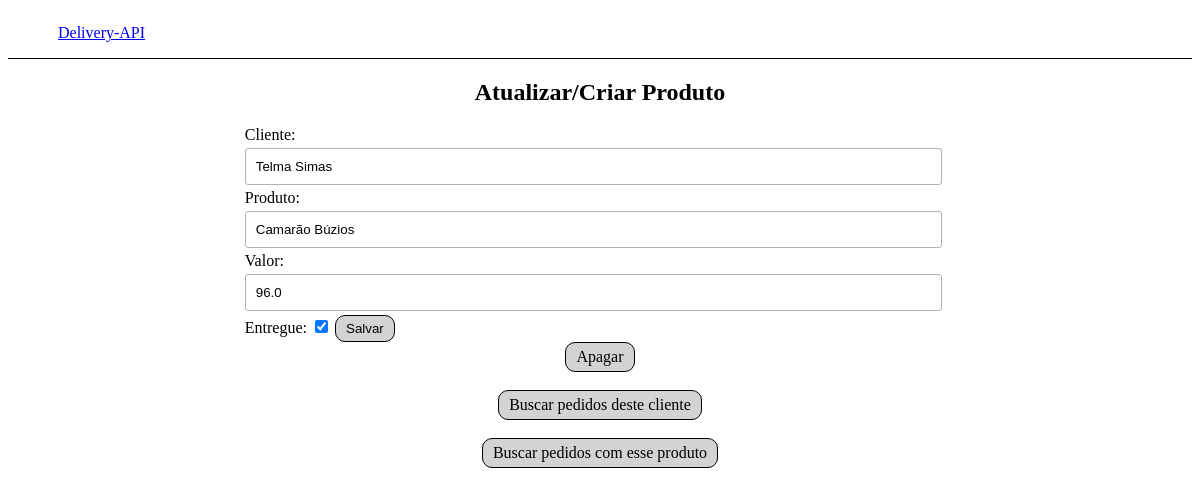
Page /atualizar/2/ on the committed database.
### pedidos/models.py (models this page shows, shortened)
class Pedido(models.Model):
    cliente = models.CharField(max_length=255)
    produto = models.CharField(max_length=255)
    valor = models.FloatField()
    entregue = models.BooleanField()
    timestamp = models.DateTimeField(auto_now_add=True)

### pedidos/views.py (the view, shortened to what this page needs)
# urls.py: path('atualizar/<int:id>/', atualizar_pedido, name='atualizar_pedido'),
def atualizar_pedido(request, id):
    try:
        pedido = Pedido.objects.get(id=id)
    except Pedido.DoesNotExist:
        raise Http404(f"O pedido com id: {id} não existe")
    form = PedidoForm(request.POST or None, instance=pedido)
    return render(request, 'pedidos-form.html', {'form': form, 'pedido': pedido})

### pedidos/forms.py
class PedidoForm(forms.ModelForm):
    class Meta:
        model = Pedido
        fields = '__all__'

### pedidos/templates/pedidos-form.html (shortened to what this page needs)
<!DOCTYPE html>
<html lang="pt-br">
<head>
</head>
<body>
    <header>
        <a style="width: 20%; margin: 0 50px;" href="{% url 'listar_pedidos' %}">Delivery-API</a>
    </header>
    <section class="content">
        <h1>Atualizar/Criar Produto </h1>
        <form method="POST">
            {{ form }}
            <button type="submit">Salvar</button>
        </form>
        {% if pedido %}
            <a href="{% url 'apagar_pedido' pedido.id %}" class="botao">Apagar</a>
            <br>
            <a href="{% url 'valor_total_por_cliente' pedido.cliente %}" class="botao">Buscar pedidos deste cliente</a>
            <br>
            <a href="{% url 'valor_total_por_produto' pedido.produto %}" class="botao">Buscar pedidos com esse produto</a>
            {% endif %}
    </section>
</body>
</html>

### pedidos/templates/pedidos-form.html (style rules this page uses)
header { display: flex; width: 100%; height: 50px; justify-content: space-between; align-items: center; border-bottom: 1px solid black; }
body { display: flex; flex-direction: column; align-items: center; justify-content: center; }
.content { display: flex; flex-direction: column; align-items: center; justify-content: center; width: 60%; }
.botao { text-decoration: none; color:black; padding: 5px 10px; border: 1px solid black; border-radius: 10px; background-color: rgb(211, 211, 211); }
label { color: black; position: relative; }
input { outline: none; }
input:not([type="checkbox"]) { width: 95%; margin: 4px 0px; padding: 10px; border: 1px solid #b2b2b2; border-radius: 3px; }
button[type="submit"] { cursor: pointer; text-decoration: none; color:black; padding: 5px 10px; border: 1px solid black; border-radius: 10px; background-color: rgb(211, 211, 211); }

### rows in the picture
Pedido: cliente "Telma Simas", produto "Camarão Búzios", valor "96.0", entregue "☑"
